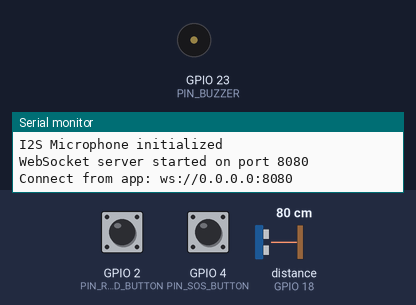
The sketch below on a simulated ESP32. On the bench: buzzer (waves = sounding, pin HIGH), the last lines printed to the serial monitor. Wiring (inferred from the names in the program): ultrasonic range finder: trigger GPIO 5; echo GPIO 18. The inputs (shaded band) are chosen by the test bench; at power-on: GPIO 4 (PIN_SOS_BUTTON) HIGH, distance to the obstacle (sensor on GPIO 18) 80 cm, GPIO 2 (PIN_RECORD_BUTTON) HIGH. The echo pulse lasts 58.3 µs per cm; WiFi joins after 1.5 s; servers stay silent unless stated; I2S audio is not simulated (input reads silence); pins used as bus, display or sensor lines are not drawn.

Above: at 2.7 s.
2.8 s: GPIO 4 (PIN_SOS_BUTTON) pulled LOW for 0.15 s
At 3.35 s:
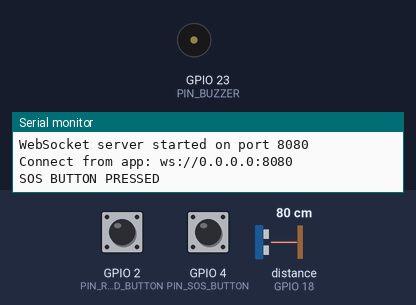
5.0 s: distance to the obstacle (sensor on GPIO 18) set to 43 cm
6.5 s: distance to the obstacle (sensor on GPIO 18) set to 37 cm
At 6.76 s:
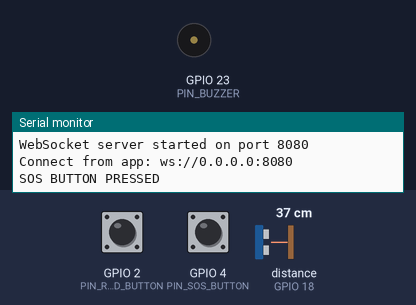
9.5 s: GPIO 2 (PIN_RECORD_BUTTON) pulled LOW for 0.15 s
15.5 s: GPIO 2 (PIN_RECORD_BUTTON) pulled LOW for 1 s
Timing chart, 0 to 19.5 s (numbered marks = the images above; inputs shaded):
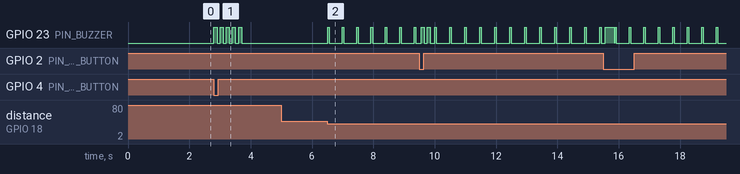

Measured:
- the behaviour switches between 41 and 40 cm on distance to the obstacle (sensor on GPIO 18) (found by bisection; images 1 and 2)
- after the input at 2.8 s, GPIO 23 (PIN_BUZZER): alternates HIGH for 0.10 s and LOW for 0.10 s, 10 changes in all, then stays LOW, starting at once
- after the input at 5.0 s, every drawn part: stays the same
- after the input at 6.5 s, GPIO 23 (PIN_BUZZER): alternates HIGH for 0.05 s and LOW for 0.42 s, starting at once

The sketch:

glasses.ino
```cpp
/**
 * ESP32 Safety Glasses – WebSocket server
 *
 * Runs a WebSocket server on:8080 so the Ishara Flutter app can connect.
 * Sends JSON messages to the app:
 *   - sensor_update  : ultrasonic distance every 500 ms
 *   - event / sos    : SOS button pressed
 *   - audio_data     : base64-encoded 16-bit PCM chunks while recording
 *   - audio_start / audio_stop : recording state transitions
 *
 * Receives JSON commands from the app:
 *   - { "type":"command", "payload":{ "action":"vibrate", "pattern":"short_pulse" } }
 *   - { "type":"command", "payload":{ "action":"start_recording" } }
 *   - { "type":"command", "payload":{ "action":"stop_recording" } }
 *
 * Requires libraries (install via Arduino Library Manager):
 *   - arduinoWebSockets by Markus Sattler (Links2004)
 *   - ArduinoJson >= 7.x
 *   - ArduinoBase64 by Linar Yusupov  (provides base64::encode)
 */

#include <WiFi.h>
#include <WebSocketsServer.h>   // arduinoWebSockets by Links2004
#include <ArduinoJson.h>        // ArduinoJson >= 7.x
#include <driver/i2s.h>         // ESP32 legacy I2S driver (Arduino core 2.x)
#include <base64.h>             // ArduinoBase64 by Linar Yusupov

// ==================== CONFIGURATION ====================
// WiFi — set USE_AP_MODE to true to create the glasses' own network,
// or false to join an existing WiFi / phone hotspot.
const bool USE_AP_MODE = true;   // change to false to join existing WiFi

// Station mode credentials (only used when USE_AP_MODE = false)
const char* WIFI_SSID     = "Mohamed's Note10+";
const char* WIFI_PASSWORD = "themostpowerful";

// AP mode credentials (only used when USE_AP_MODE = true)
// Phone must join this network, then connect to 192.168.4.1:8080
const char* AP_SSID     = "Ishara-Glasses";
const char* AP_PASSWORD = "ishara1234";

// WebSocket server port (app connects to ws://<glasses-ip>:8080)
const int WS_PORT = 8080;

// Pins
#define PIN_TRIGGER       5
#define PIN_ECHO          18
#define PIN_BUZZER        23
#define PIN_SOS_BUTTON    4    // Active LOW (INPUT_PULLUP)
#define PIN_RECORD_BUTTON 2    // Active LOW (INPUT_PULLUP)

// INMP441 I2S Pins
#define I2S_SCK_PIN       33   // BCLK
#define I2S_WS_PIN        25   // LRCL
#define I2S_SD_PIN        32   // DOUT

// Audio settings
const int AUDIO_SAMPLE_RATE = 16000;
const int AUDIO_BIT_DEPTH   = 32;    // 24-bit data packed in 32-bit frame
const int AUDIO_BUFFER_SIZE = 512;   // DMA buffer length (samples)
const int STREAM_CHUNK_SIZE = 512;   // PCM int16 samples per WebSocket frame

// Ultrasonic proximity thresholds
const int ULTRASONIC_THRESHOLD_CM = 40;
const int BUZZER_MAX_DELAY_MS     = 500;
const int BUZZER_MIN_DELAY_MS     = 70;

// ==================== GLOBAL STATE ====================
WebSocketsServer ws(WS_PORT);

bool          isRecording         = false;
unsigned long recordStart         = 0;
unsigned long lastBeepMs          = 0;
int           currentBeepDelay    = BUZZER_MAX_DELAY_MS;
unsigned long lastSensorBroadcast = 0;

int16_t streamBuffer[STREAM_CHUNK_SIZE];
size_t  bufferPos = 0;

// ==================== FORWARD DECLARATIONS ====================
void connectToWiFi();
void initializeI2S();
void onWsEvent(uint8_t clientNum, WStype_t type, uint8_t* payload, size_t length);
void broadcast(const String& json);
void doVibrate(const char* pattern);
void triggerSOS();
long measureDistance();
void updateProximityBuzzer(long distance, unsigned long now);
void toggleRecording();
void startRecording();
void stopRecording();
void streamAudioChunk();

// ==================== HELPERS ====================
void broadcast(const String& json) {
  ws.broadcastTXT(json);
}

String sensorJson(long distCm) {
  return String("{\"type\":\"sensor_update\",\"payload\":{\"distance_cm\":") +
         String(distCm) + String(",\"timestamp\":") +
         String(millis()) + String("}}");
}

// ==================== WEBSOCKET EVENTS ====================
void onWsEvent(uint8_t clientNum, WStype_t type, uint8_t* payload, size_t length) {
  switch (type) {
    case WStype_CONNECTED:
      Serial.printf("[WS] Client %u connected\n", clientNum);
      break;
    case WStype_DISCONNECTED:
      Serial.printf("[WS] Client %u disconnected\n", clientNum);
      break;
    case WStype_TEXT: {
      // ArduinoJson 7.x: use JsonDocument instead of StaticJsonDocument
      JsonDocument doc;
      DeserializationError err = deserializeJson(doc, payload, length);
      if (err) break;
      const char* msgType = doc["type"] | "";
      if (strcmp(msgType, "command") == 0) {
        const char* action = doc["payload"]["action"] | "";
        if (strcmp(action, "vibrate") == 0) {
          const char* pattern = doc["payload"]["pattern"] | "short_pulse";
          doVibrate(pattern);
        } else if (strcmp(action, "start_recording") == 0) {
          startRecording();
        } else if (strcmp(action, "stop_recording") == 0) {
          stopRecording();
        }
      }
      break;
    }
    default:
      break;
  }
}

void doVibrate(const char* pattern) {
  if (strcmp(pattern, "long_pulse") == 0) {
    digitalWrite(PIN_BUZZER, HIGH); delay(400);
    digitalWrite(PIN_BUZZER, LOW);
  } else {
    // short_pulse default
    for (int i = 0; i < 2; i++) {
      digitalWrite(PIN_BUZZER, HIGH); delay(80);
      digitalWrite(PIN_BUZZER, LOW);  delay(80);
    }
  }
}

// ==================== SETUP ====================
void setup() {
  Serial.begin(115200);
  delay(1000);
  Serial.println("\n\n=== ESP32 Safety Glasses (WebSocket) ===");

  // Pins
  pinMode(PIN_TRIGGER,       OUTPUT);
  pinMode(PIN_ECHO,          INPUT);
  pinMode(PIN_BUZZER,        OUTPUT);
  pinMode(PIN_SOS_BUTTON,    INPUT_PULLUP);
  pinMode(PIN_RECORD_BUTTON, INPUT_PULLUP);
  digitalWrite(PIN_TRIGGER, LOW);
  digitalWrite(PIN_BUZZER,  LOW);

  // WiFi
  connectToWiFi();

  // I2S microphone
  initializeI2S();

  // Start WebSocket server
  ws.begin();
  ws.onEvent(onWsEvent);
  Serial.printf("WebSocket server started on port %d\n", WS_PORT);
  Serial.print("Connect from app: ws://");
  Serial.print(WiFi.localIP());
  Serial.printf(":%d\n", WS_PORT);
}

// ==================== MAIN LOOP ====================
void loop() {
  ws.loop();
  unsigned long now = millis();

  // 1. SOS button
  if (digitalRead(PIN_SOS_BUTTON) == LOW) {
    triggerSOS();
    delay(1000);  // debounce
  }

  // 2. Ultrasonic proximity sensing
  long distance = measureDistance();
  updateProximityBuzzer(distance, now);

  // Broadcast sensor reading every 500 ms
  if (now - lastSensorBroadcast >= 500UL && distance > 0) {
    broadcast(sensorJson(distance));
    lastSensorBroadcast = now;
  }

  // 3. Record button toggle (debounced edge detection)
  static bool lastBtn = true;  // HIGH = true (pull-up, not pressed)
  bool curBtn = (digitalRead(PIN_RECORD_BUTTON) == HIGH);
  if (lastBtn && !curBtn) {    // falling edge (button pressed)
    delay(50);                 // debounce
    if (digitalRead(PIN_RECORD_BUTTON) == LOW) {
      toggleRecording();
    }
  }
  lastBtn = curBtn;

  // 4. Stream audio if recording
  if (isRecording) {
    streamAudioChunk();
  }

  delay(5);
}

// ==================== ULTRASONIC ====================
long measureDistance() {
  digitalWrite(PIN_TRIGGER, LOW);
  delayMicroseconds(2);
  digitalWrite(PIN_TRIGGER, HIGH);
  delayMicroseconds(10);
  digitalWrite(PIN_TRIGGER, LOW);
  long dur = pulseIn(PIN_ECHO, HIGH, 30000UL);
  if (dur == 0) return -1;
  return (long)((dur * 0.0343f) / 2.0f);  // explicit cast: double → long
}

void updateProximityBuzzer(long distance, unsigned long now) {
  if (distance > 0 && distance <= ULTRASONIC_THRESHOLD_CM) {
    int d = (int)map(distance, 2L, (long)ULTRASONIC_THRESHOLD_CM,
                     (long)BUZZER_MIN_DELAY_MS, (long)BUZZER_MAX_DELAY_MS);
    currentBeepDelay = constrain(d, BUZZER_MIN_DELAY_MS, BUZZER_MAX_DELAY_MS);
    if (now - lastBeepMs >= (unsigned long)currentBeepDelay) {
      digitalWrite(PIN_BUZZER, HIGH); delay(50);
      digitalWrite(PIN_BUZZER, LOW);
      lastBeepMs = now;
    }
  } else {
    digitalWrite(PIN_BUZZER, LOW);
  }
}

// ==================== SOS ====================
void triggerSOS() {
  Serial.println("SOS BUTTON PRESSED");
  for (int i = 0; i < 5; i++) {
    digitalWrite(PIN_BUZZER, HIGH); delay(100);
    digitalWrite(PIN_BUZZER, LOW);  delay(100);
  }
  broadcast("{\"type\":\"event\",\"payload\":{\"event\":\"sos\",\"timestamp\":" +
            String(millis()) + "}}");
}

// ==================== AUDIO ====================
void initializeI2S() {
  Serial.println("Initializing I2S Microphone...");

  i2s_config_t i2sCfg = {};
  i2sCfg.mode              = (i2s_mode_t)(I2S_MODE_MASTER | I2S_MODE_RX);
  i2sCfg.sample_rate       = (uint32_t)AUDIO_SAMPLE_RATE;
  i2sCfg.bits_per_sample   = (i2s_bits_per_sample_t)AUDIO_BIT_DEPTH;
  i2sCfg.channel_format    = I2S_CHANNEL_FMT_ONLY_LEFT;
  i2sCfg.communication_format = I2S_COMM_FORMAT_STAND_I2S;
  i2sCfg.intr_alloc_flags  = ESP_INTR_FLAG_LEVEL1;
  i2sCfg.dma_buf_count     = 4;
  i2sCfg.dma_buf_len       = AUDIO_BUFFER_SIZE;
  i2sCfg.use_apll          = false;
  i2sCfg.tx_desc_auto_clear = false;
  i2sCfg.fixed_mclk        = 0;

  i2s_pin_config_t pinCfg = {};
  pinCfg.bck_io_num   = I2S_SCK_PIN;
  pinCfg.ws_io_num    = I2S_WS_PIN;
  pinCfg.data_out_num = I2S_PIN_NO_CHANGE;
  pinCfg.data_in_num  = I2S_SD_PIN;

  if (i2s_driver_install(I2S_NUM_0, &i2sCfg, 0, NULL) != ESP_OK) {
    Serial.println("I2S driver install failed");
    return;
  }
  if (i2s_set_pin(I2S_NUM_0, &pinCfg) != ESP_OK) {
    Serial.println("I2S pin config failed");
    return;
  }
  Serial.println("I2S Microphone initialized");
}

void toggleRecording() {
  isRecording ? stopRecording() : startRecording();
}

void startRecording() {
  if (isRecording) return;
  isRecording = true;
  recordStart = millis();
  bufferPos   = 0;
  for (int i = 0; i < 2; i++) {
    digitalWrite(PIN_BUZZER, HIGH); delay(100);
    digitalWrite(PIN_BUZZER, LOW);  delay(100);
  }
  broadcast("{\"type\":\"audio_start\",\"payload\":{\"sample_rate\":16000,\"bits\":16,\"channels\":1}}");
  Serial.println("Recording started - streaming audio to app");
}

void stopRecording() {
  if (!isRecording) return;
  isRecording = false;
  digitalWrite(PIN_BUZZER, HIGH); delay(300);
  digitalWrite(PIN_BUZZER, LOW);
  unsigned long elapsed = millis() - recordStart;
  broadcast("{\"type\":\"audio_stop\",\"payload\":{\"duration_ms\":" +
            String(elapsed) + "}}");
  Serial.printf("Recording stopped (%.1f s)\n", elapsed / 1000.0f);
}

void streamAudioChunk() {
  size_t  bytesRead = 0;
  int32_t rawBuf[AUDIO_BUFFER_SIZE];

  i2s_read(I2S_NUM_0, rawBuf, sizeof(rawBuf), &bytesRead, portMAX_DELAY);
  size_t samples = bytesRead / sizeof(int32_t);

  for (size_t i = 0; i < samples; i++) {
    // INMP441: 24-bit value left-justified in a 32-bit frame.
    // Right-shift 14 bits to get a centred 18-bit value, then keep 16 MSBs.
    streamBuffer[bufferPos++] = (int16_t)(rawBuf[i] >> 14);
    if (bufferPos >= (size_t)STREAM_CHUNK_SIZE) {
      String b64 = base64::encode(
        (uint8_t*)streamBuffer,
        (int)(bufferPos * sizeof(int16_t))
      );
      broadcast("{\"type\":\"audio_data\",\"payload\":{\"b64\":\"" + b64 + "\"}}");
      bufferPos = 0;
    }
  }
}

// ==================== NETWORK ====================
void connectToWiFi() {
  if (USE_AP_MODE) {
    WiFi.mode(WIFI_AP);
    WiFi.softAP(AP_SSID, AP_PASSWORD);
    delay(500);
    Serial.printf("AP mode - Network: %s  Password: %s\n", AP_SSID, AP_PASSWORD);
    Serial.printf("IP: %s\n", WiFi.softAPIP().toString().c_str());
    Serial.println("Connect your phone to this WiFi network first!");
    return;
  }

  // Station mode - join existing network
  WiFi.mode(WIFI_STA);
  WiFi.disconnect();
  delay(200);

  for (int retry = 0; retry < 3; retry++) {
    Serial.printf("Connecting to WiFi: %s (attempt %d/3)\n", WIFI_SSID, retry + 1);
    WiFi.begin(WIFI_SSID, WIFI_PASSWORD);

    int attempts = 0;
    while (WiFi.status() != WL_CONNECTED && attempts < 40) {
      delay(500);
      Serial.print(".");
      attempts++;
    }

    if (WiFi.status() == WL_CONNECTED) {
      Serial.printf("\nWiFi connected - IP: %s\n", WiFi.localIP().toString().c_str());
      return;
    }

    Serial.println("\nRetrying...");
    WiFi.disconnect();
    delay(1000);
  }

  // Fallback to AP mode
  Serial.println("WiFi failed - falling back to AP mode...");
  WiFi.mode(WIFI_AP);
  WiFi.softAP(AP_SSID, AP_PASSWORD);
  delay(500);
  Serial.printf("AP mode - Network: %s  Password: %s\n", AP_SSID, AP_PASSWORD);
  Serial.printf("IP: %s\n", WiFi.softAPIP().toString().c_str());
  Serial.println("Connect your phone to this WiFi network first!");
}
```
